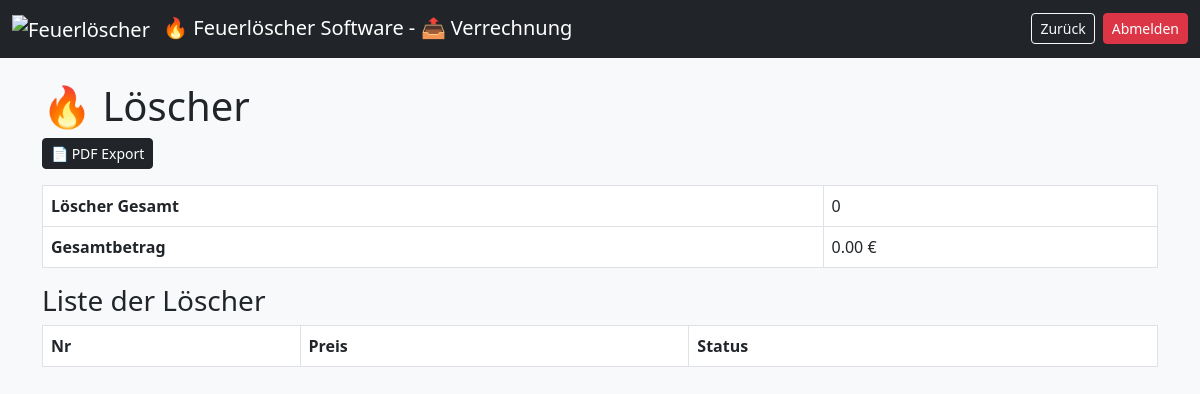
/verrechnung.php (signed in), run on an earlier commit of the app's database.
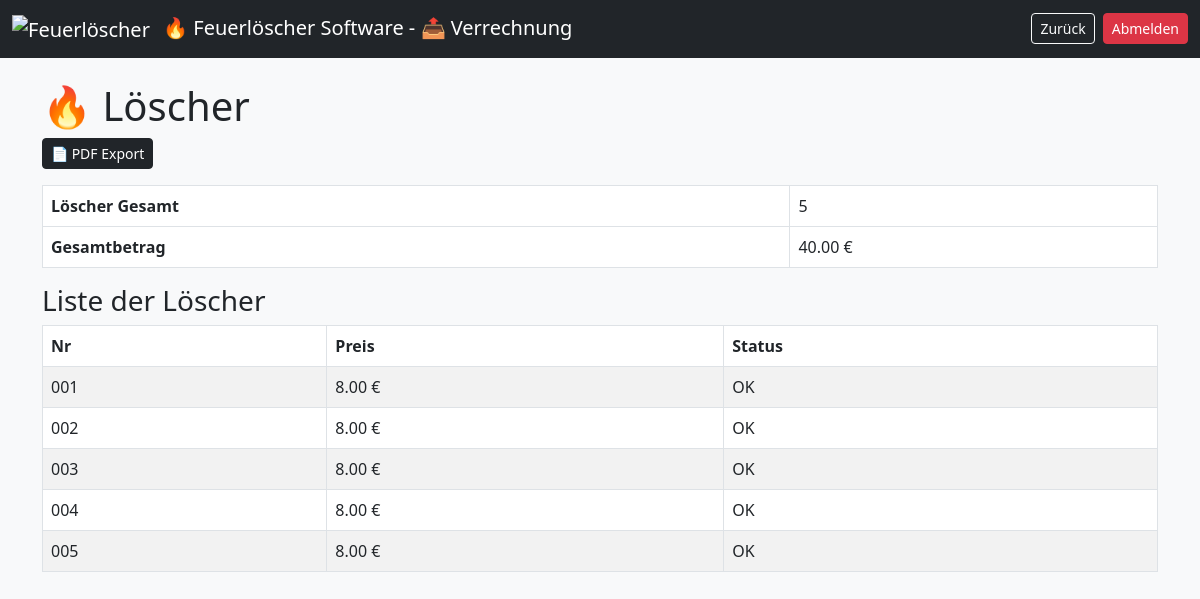
And on a later commit of the database.
### tables this page shows
CREATE TABLE loescher (
    id INTEGER PRIMARY KEY AUTOINCREMENT,
    nummer TEXT UNIQUE,
    name TEXT,
    zeitstempel TEXT,
    typ TEXT,
    preis REAL,
    loeschertyp TEXT,
    menge REAL,
    einheit TEXT,
    etikett_gedruckt INTEGER,
    abholschein_gedruckt INTEGER,
    bezahlt INTEGER,
    geprueft INTEGER,
    abgeholt INTEGER,
    defekt INTEGER,
    info TEXT,
    active INTEGER
);

### verrechnung.php (the view, shortened to what this page needs)
<?php
$db = getDB();
$result = $db->query("SELECT * FROM loescher WHERE active=1");
$allLoscher = [];
while ($row = $result->fetchArray(SQLITE3_ASSOC)) {
    $allLoscher[] = $row;
}
$stats = [
    'gesamt' => 0,
    'ok' => 0,
    'defekt' => 0,
    'nicht_geprueft' => 0
];
function getPreis($typ) {
    switch ($typ) {
        case 'Standard': return PREIS_RABATT;
    }
}
$gefilterteLoscher = [];
foreach ($allLoscher as $l) {
    if ($l['defekt']) {
        $status = 'defekt';
        $statusText = 'Defekt';
    } elseif (!$l['geprueft']) {
        $status = 'nicht_geprueft';
        $statusText = 'Nicht geprüft';
    } else {
        $statusText = 'OK';
    }
    $vollpreis = getPreis($l['typ']);
    $stats['gesamt']++;
    $l['statusText'] = $statusText;
    $l['vollpreis'] = $vollpreis;
    $gefilterteLoscher[] = $l;
}
$gesamtGewinnFirma = $stats['gesamt'] * PREIS_RABATT;
?>
<!DOCTYPE html>
<html>
<head>
<link href="https://cdn.jsdelivr.net/npm/bootstrap@5.3.0/dist/css/bootstrap.min.css" rel="stylesheet" />
</head>
<body class="bg-light">
<nav class="navbar navbar-expand-lg navbar-dark bg-dark">
    <div class="container-fluid">
        <span class="navbar-brand">
            <img src="./images/Feuerlöscher.ico" alt="Feuerlöscher" width="24" height="24" class="me-2">
            &#128293; Feuerlöscher Software - &#128228; Verrechnung
        </span>
        <div class="d-flex gap-2">
            <a href="index.php" class="btn btn-outline-light btn-sm">
                Zurück
            </a>
            <a href="?logout=1" class="btn btn-danger btn-sm">
                Abmelden
            </a>
        </div>
    </div>
</nav>
<div class="container mt-4">
    <h1>&#128293; Löscher</h1>
    <div class="mb-3">
       <a href="verrechnung_export_pdf.php" target="_blank" rel="noopener noreferrer" class="btn btn-dark btn-sm">
            📄 PDF Export
        </a>
    </div>
    <table class="table table-bordered w-100">
        <tr><th>Löscher Gesamt</th><td><?= $stats['gesamt'] ?></td></tr>
        <tr><th>Gesamtbetrag</th><td><?= number_format($gesamtGewinnFirma,2) ?> €</td></tr>
    </table>
    <h3>Liste der Löscher</h3>
    <table class="table table-striped table-bordered">
        <thead>
            <tr>
                <th>Nr</th>
                <th>Preis</th>
                <th>Status</th>
            </tr>
        </thead>
        <tbody>
            <?php foreach ($gefilterteLoscher as $v): ?>
            <?php
                if ($v['defekt']) $class='status-defekt';
                elseif (!$v['geprueft']) $class='status-nicht_geprueft';
                else $class='status-ok';
            ?>
            <tr class="<?= $class ?>">
                <td><?= sprintf("%03d", $v['nummer']) ?></td>
                <td><?= number_format($v['vollpreis'],2) ?> €</td>
                <td><?= $v['statusText'] ?></td>
            </tr>
            <?php endforeach; ?>
        </tbody>
    </table>
</div>
</body>
</html>

What changed in the data, as far as the page shows it:
added loescher: id "5", id "40.00", nummer "005", vollpreis "8.00", statusText "OK"
added loescher: nummer "001", vollpreis "8.00", statusText "OK"
added loescher: nummer "002", vollpreis "8.00", statusText "OK"
added loescher: nummer "003", vollpreis "8.00", statusText "OK"
added loescher: nummer "004", vollpreis "8.00", statusText "OK"
Also different on the page:
$stats['gesamt']: "0" → (not shown)
$gesamtGewinnFirma: "0.00" → (not shown)
